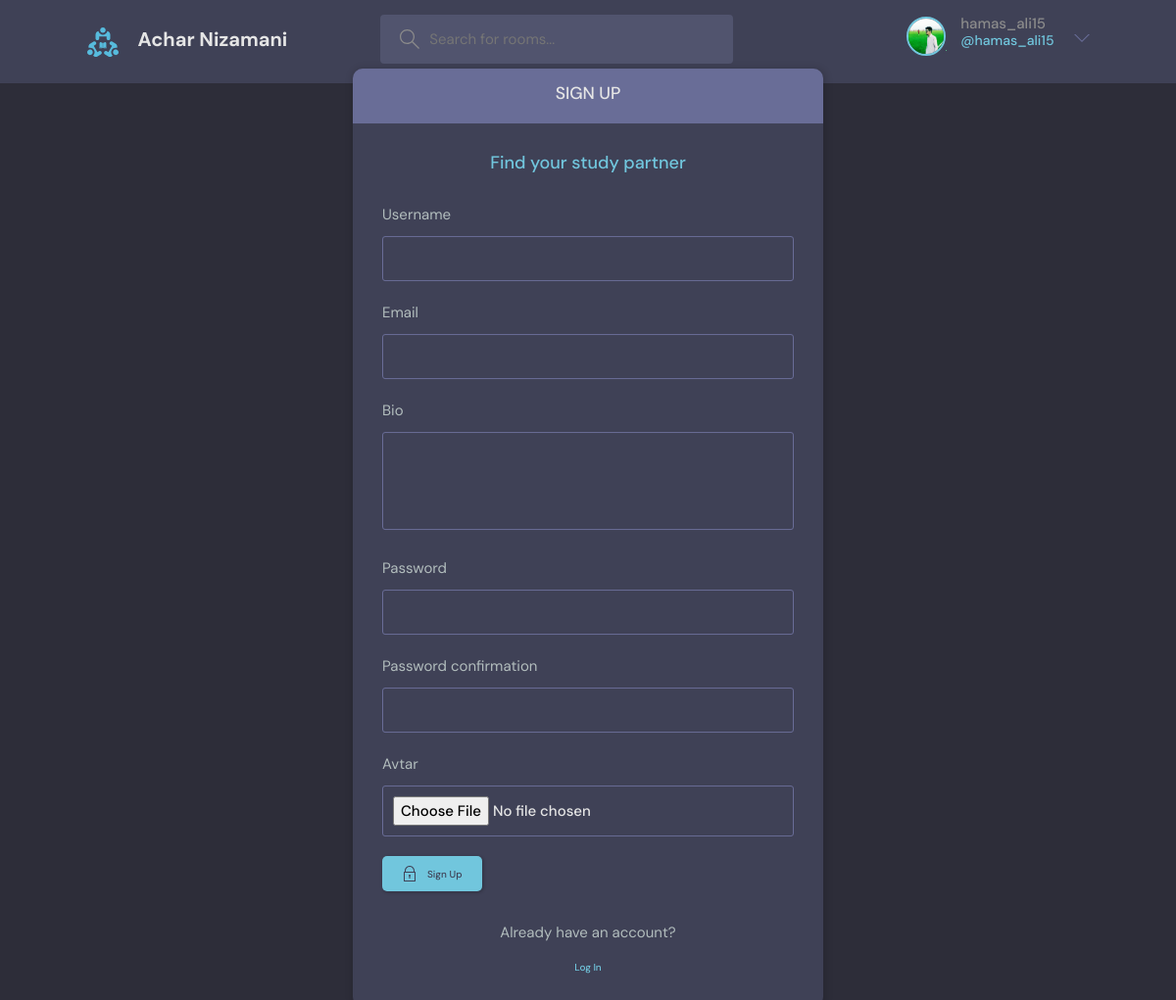
Screenshot of /register/ (signed in) with the database file from the repository.
### base/models.py (models this page shows)
class User(AbstractUser):
    name=models.CharField(max_length=50 ,null=True)
    username=models.CharField(unique=True,max_length=50 ,null=True)
    email=models.EmailField(unique=True, null=True)
    bio=models.TextField(null=True)
    avtar=models.ImageField(null=True, default='avatar.svg')
    USERNAME_FIELD='email'
    REQUIRED_FIELDS=['username']

### base/views.py (the view, shortened to what this page needs)
# urls.py: path('register/', views.registerPage, name='register'),
def registerPage(request):
    form = UserCreationForm()
    return render(request,'base/signup.html',{'form':form})

### base/forms.py
class UserCreationForm(UserCreationForm):
    class Meta:
        model = User
        fields = ['username','email','bio','password1','password2','avtar']

### base/templates/base/signup.html (shortened to what this page needs)
{% extends 'main_template.html' %}
{% block content %}
    <main class="auth layout">
      <div class="container">
        <div class="layout__box">
          <div class="layout__boxHeader">
            <div class="layout__boxTitle">
              <h3>Sign up</h3>
            </div>
          </div>
          <div class="layout__body">
            <h2 class="auth__tagline">Find your study partner</h2>
            <form class="form" method="POST" action="#" enctype="multipart/form-data">
              {% for field in form %}
              <div class="form__group form__group">
                <label for="fullname">{{field.label}}</label>
                {{field}}
              </div>
              {% endfor %}
              <button class="btn btn--main" type="submit">
                Sign Up
              </button>
            </form>
            <div class="auth__action">
              <p>Already have an account?</p>
              <a href="{% url 'login' %}" class="btn btn--link">Log In</a>
            </div>
          </div>
        </div>
      </div>
    </main>
{% endblock content %}

### templates/navbar.html (shortened to what this page needs)
   {% load static %}
    <header class="header header--loggedIn">
      <div class="container">
        <a href="{% url 'home' %}" class="header__logo">
          <img src="{% static 'images/logo.svg' %}" />
          <h1>Achar Nizamani</h1>
        </a>
        <form class="header__search" method="GET" action="{% url 'home' %}">
          <label>
            <input name="q" placeholder="Search for rooms..." />
          </label>
        </form>
        <nav class="header__menu">
          {% if request.user.is_authenticated %}
          <div class="header__user">
            <a href="{% url 'update_user' %}">
              <div class="avatar avatar--medium active">
                <img src="{{request.user.avtar.url}}" />
              </div>
              <p>{{request.user.username}} <span>@{{request.user.username}}</span></p>
            </a>
            <button class="dropdown-button">
              <svg version="1.1" xmlns="http://www.w3.org/2000/svg" width="32" height="32" viewBox="0 0 32 32">
                <title>chevron-down</title>
                <path d="M16 21l-13-13h-3l16 16 16-16h-3l-13 13z"></path>
              </svg>
            </button>
          </div>
          {% else %}
          <a href="{% url 'login' %}">
            <img src="{% static 'images/avatar.svg'  %}" />
            <p>Login</p>
          </a>
          {% endif %}
        </nav>
      </div>
    </header>

### rows the page displays
User: user.avtar (picture), user.username "hamas_ali15"

### other values shown
{{ field.label }} "Username" "Email" "Bio" "Password" "Password confirmation" "Avtar"
